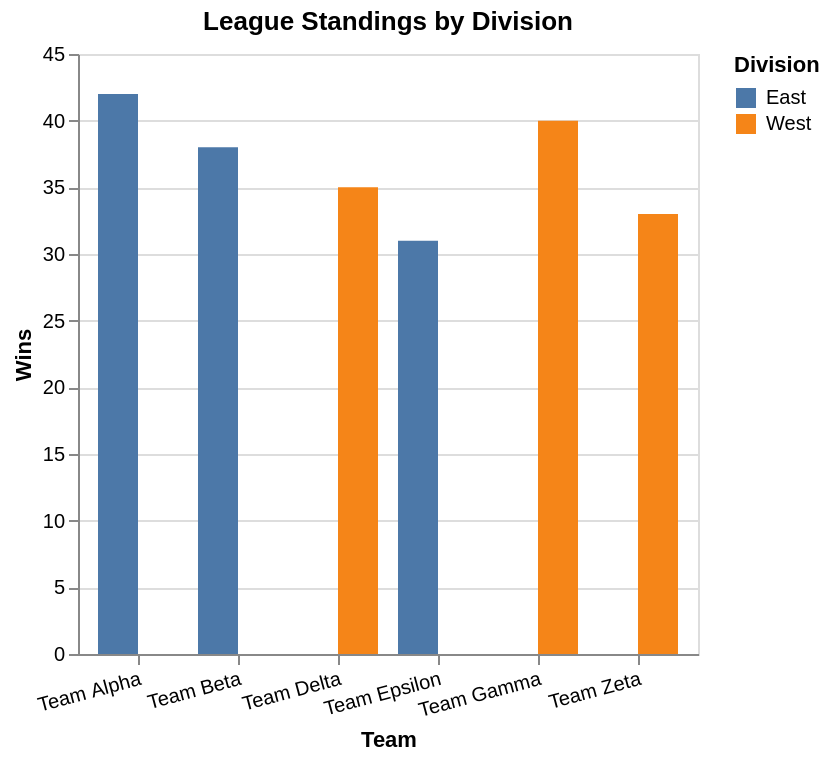

Source (Vega-Lite JSON):
### Vega-Lite specification from a JSON file in a GitHub repository (floating-point values rounded to 4 significant figures)
{"$schema": "https://vega.github.io/schema/vega-lite/v6.json", "description": "League standings comparison", "data": {"values": [{"team": "Team Alpha", "division": "East", "wins": 42}, {"team": "Team Beta", "division": "East", "wins": 38}, {"team": "Team Gamma", "division": "West", "wins": 40}, {"team": "Team Delta", "division": "West", "wins": 35}, {"team": "Team Epsilon", "division": "East", "wins": 31}, {"team": "Team Zeta", "division": "West", "wins": 33}]}, "mark": "bar", "encoding": {"x": {"field": "team", "type": "nominal", "axis": {"title": "Team", "labelAngle": -15}}, "y": {"field": "wins", "type": "quantitative", "axis": {"title": "Wins"}}, "xOffset": {"field": "division"}, "color": {"field": "division", "type": "nominal", "legend": {"title": "Division"}}}, "title": "League Standings by Division"}
